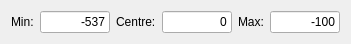
  <widget class="QWidget" name="layoutWidget_7">
   <property name="geometry">
    <rect>
     <x>30</x>
     <y>400</y>
     <width>351</width>
     <height>35</height>
    </rect>
   </property>
   <layout class="QHBoxLayout" name="horizontalLayout_10">
    <item>
     <widget class="QLabel" name="label_22">
      <property name="text">
       <string>Min:</string>
      </property>
     </widget>
    </item>
    <item>
     <widget class="QLineEdit" name="leftVerticalEyeMin">
      <property name="text">
       <string>-537</string>
      </property>
      <property name="alignment">
       <set>Qt::AlignRight|Qt::AlignTrailing|Qt::AlignVCenter</set>
      </property>
     </widget>
    </item>
    <item>
     <widget class="QLabel" name="label_23">
      <property name="text">
       <string>Centre:</string>
      </property>
     </widget>
    </item>
    <item>
     <widget class="QLineEdit" name="leftVerticalEyeTrim">
      <property name="text">
       <string>0</string>
      </property>
      <property name="alignment">
       <set>Qt::AlignRight|Qt::AlignTrailing|Qt::AlignVCenter</set>
      </property>
     </widget>
    </item>
    <item>
     <widget class="QLabel" name="label_24">
      <property name="text">
       <string>Max:</string>
      </property>
     </widget>
    </item>
    <item>
     <widget class="QLineEdit" name="leftVerticalEyeMax">
      <property name="text">
       <string>-100</string>
      </property>
      <property name="alignment">
       <set>Qt::AlignRight|Qt::AlignTrailing|Qt::AlignVCenter</set>
      </property>
     </widget>
    </item>
   </layout>
  </widget>
